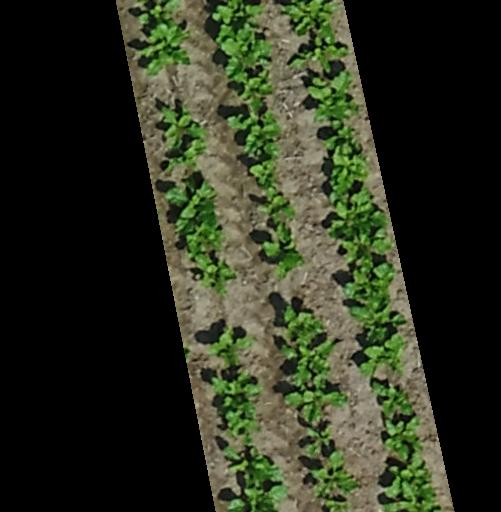
#> input picture 02_pflanzenzaehlung_computer_vision_DE/class_data_plants/beispiel_1_rgb.png, 501 x 512 px; its folder holds only this picture in this run
$ jupyter execute --allow-errors Pflanzenzaehlung_Programmierung_DOZENT_DE.ipynb
#> lines starting #> are read from the running program, lines starting #| are printed output that depends on the picture; after the words box and inside, x2 and y2 are one past the last pixel; in counts of white or black regions, pixels touching at a corner belong together
[cell 1]
# Colab bootstrap: Daten automatisch laden
from pathlib import Path
import os, sys, zipfile, urllib.request, subprocess

GITHUB_USER = "Facuriy"
GITHUB_REPO = "agro-ai-kurs"
BRANCH = "main"
BLOCK_DIR = Path("02_pflanzenzaehlung_computer_vision_DE")
ZIP_NAME = "02_pflanzenzaehlung_computer_vision_DE.zip"
ZIP_URL = f"https://github.com/{GITHUB_USER}/{GITHUB_REPO}/raw/{BRANCH}/{ZIP_NAME}"

def in_colab():
    try:
        import google.colab  # noqa: F401
        return True
    except Exception:
        return False

if in_colab():
    # Falls in Colab Pakete fehlen, kann die folgende Zeile aktiviert werden:
    # subprocess.run([sys.executable, "-m", "pip", "install", "-q", "numpy pandas matplotlib pillow scikit-image"], check=False)
    if not BLOCK_DIR.exists():
        print("Lade Unterrichtsdaten:", ZIP_URL)
        urllib.request.urlretrieve(ZIP_URL, ZIP_NAME)
        with zipfile.ZipFile(ZIP_NAME, "r") as zf:
            zf.extractall(".")
    os.chdir(BLOCK_DIR)
else:
    if Path.cwd().name != BLOCK_DIR.name and BLOCK_DIR.exists():
        os.chdir(BLOCK_DIR)

print("Arbeitsordner:", Path.cwd())
print("Daten bereit:", [p.name for p in Path.cwd().iterdir() if p.is_dir()])

# Pflanzenzählung mit Computer Vision - Dozentenversion

Diese Datei ist die **Dozentenversion**. Sie ist für Google Colab vorbereitet und nutzt nur kleine, schnelle Unterrichtsdaten.

## Dozentenhinweise

**Ziel der Einheit:** Die Studierenden sollen eine klassische Computer-Vision-Pipeline verstehen: Bild laden, Pflanzen hervorheben, Maske bilden, Objekte zählen, Ergebnis bewerten.

**Empfohlener Ablauf (60-90 min):**

1. Erst nur RGB und Excess Green erklären.
2. Dann Schwellenwert, Mindestfläche und Glättung live verändern.
3. Ein gutes und ein schlechtes Beispiel vergleichen.
4. Precision/Recall/F1 anhand von TP, FP und FN interpretieren.

**Didaktischer Punkt:** Ein einfacher Algorithmus ist transparent. Gerade wenn er scheitert, lernen die Studierenden viel über Annahmen, Bildqualität und biologische Variabilität.

## Lösungsskizze und Diskussion

**Typische Interpretation der Metriken:**

- Hohe Precision, niedriger Recall: Der Algorithmus ist streng und übersieht Pflanzen.
- Niedrige Precision, hoher Recall: Der Algorithmus erkennt viel, aber auch viele Fehlalarme.
- F1 ist gut für den Vergleich, ersetzt aber nicht den Blick auf Overlay und Fehlerbeispiele.

**Diskussionsfragen:**

- Warum ist das einfache RGB-Beispiel nicht automatisch das beste?
- Welche Fehler entstehen bei überlappenden Pflanzen?
- Warum braucht man Ground Truth für ehrliche Bewertung?

# Pflanzenzählung mit Python

Eine praktische Einführung in Bildanalyse für Studierende der Agronomie.

In diesem Notebook laden wir kleine echte Bildausschnitte aus UAV-Orthomosaiken,
segmentieren Pflanzen mit einfachen Regeln und bewerten die Ergebnisse mit
Precision, Recall und F1.

## 1. Motivation: Warum Pflanzen automatisch zählen?

Pflanzenzählung hilft bei Feldaufgang, Bestandesdichte, Sortenversuchen,
Stressmonitoring und Managemententscheidungen. Programmierung ist hier kein
Selbstzweck: Wir übersetzen ein agronomisches Problem in wiederholbare Schritte.

### Mini-Glossar: Was passiert in dieser Klasse?

| Begriff | Einfache Erkl?rung |
|---|---|
| **Pixel** | Ein einzelner Bildpunkt. Jedes Pixel hat Farbwerte, z. B. Rot, Gr?n und Blau. |
| **RGB-Bild** | Ein normales Farbbild mit drei Kan?len: Red, Green, Blue. |
| **Multispektralbild** | Ein Bild mit zus?tzlichen Kan?len, z. B. RedEdge oder NIR. Diese Kan?le k?nnen Pflanzenzustand sichtbar machen, den das Auge kaum sieht. |
| **Segmentierung** | Wir trennen Bildbereiche: Pflanze oder Nicht-Pflanze. |
| **Maske** | Ein Schwarz-Wei?-Bild: wei?/True = geh?rt zur Pflanze, schwarz/False = Hintergrund. |
| **Objekt / Komponente** | Eine zusammenh?ngende Gruppe von Pflanzen-Pixeln. Daraus sch?tzen wir eine Pflanze. |
| **Zentroid** | Mittelpunkt eines erkannten Objekts. Er wird als Pflanzenposition angezeigt. |

Die Klasse folgt einer einfachen Computer-Vision-Pipeline:

```text
Bild laden -> Pflanzenfarbe hervorheben -> Maske erzeugen -> Objekte finden -> Pflanzen z?hlen -> Ergebnis bewerten
```

[cell 2]
from pathlib import Path

import numpy as np
import pandas as pd
import matplotlib.pyplot as plt
from PIL import Image
from skimage import exposure, filters, measure, morphology

DATA_DIR = Path("class_data_plants")
OUT_DIR = Path("class_outputs_plants")
OUT_DIR.mkdir(exist_ok=True)

examples_path = DATA_DIR / "examples.csv"
if not examples_path.exists():
    raise FileNotFoundError(f"Datei fehlt: {examples_path}")

examples = pd.read_csv(examples_path)
#> (reads 02_pflanzenzaehlung_computer_vision_DE/class_data_plants/examples.csv from the repository)
examples

## 2. Bilddaten laden und verstehen

Wir arbeiten mit kleinen PNG-Dateien. Die originalen Orthomosaike sind viel
größer; für eine Unterrichtsstunde reicht ein repräsentativer Ausschnitt.

[cell 3]
def load_rgb(example_row):
    path = DATA_DIR / example_row["image_file"]
    if not path.exists():
        raise FileNotFoundError(path)
    return np.array(Image.open(path).convert("RGB"))
#> returned value is the input picture: shape (512, 501, 3); mean R, G, B 43.9, 49.1, 31.3


fig, axes = plt.subplots(1, len(examples), figsize=(4 * len(examples), 4))
#> (the rest of this cell did not finish here and is left out)

## 3. Einfache Vorverarbeitung

Viele Pflanzen sind grüner als der Boden. Eine einfache Kennzahl ist
`Excess Green`: `2*G - R - B`. Das ist kein perfektes Modell, aber sehr gut
geeignet, um Bildanalyse zu verstehen.

### Definition: Excess Green

F?r junge gr?ne Pflanzen reicht oft ein sehr einfacher Farbindex:

$$\text{ExG} = 2 \cdot G - R - B$$

Dabei sind `R`, `G` und `B` die roten, gr?nen und blauen Farbwerte. Wenn ein Pixel deutlich gr?ner ist als rot/blau, wird `ExG` gro?.

**Wichtig:** Das ist keine biologische Wahrheit. Es ist eine einfache Regel, die bei gr?nen Pflanzen gut funktionieren kann, aber bei Schatten, trockenem Boden, gelben Bl?ttern oder multispektralen Kompositbildern scheitern kann.

[cell 4]
def excess_green(rgb):
    arr = rgb.astype("float32") / 255.0
    r, g, b = arr[..., 0], arr[..., 1], arr[..., 2]
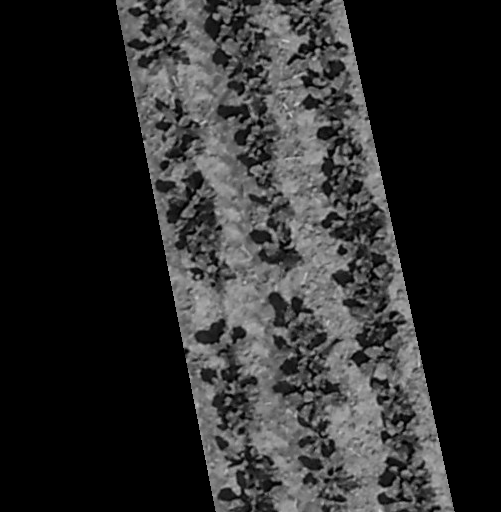
#> r: shape (512, 501) float32; min 0, max 0.82, mean 0.172
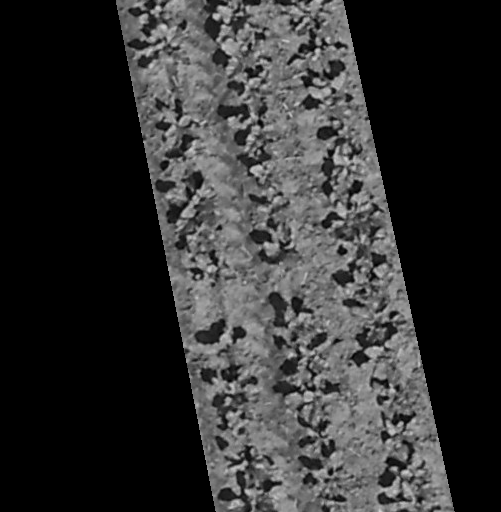
#> g: shape (512, 501) float32; min 0, max 0.816, mean 0.193
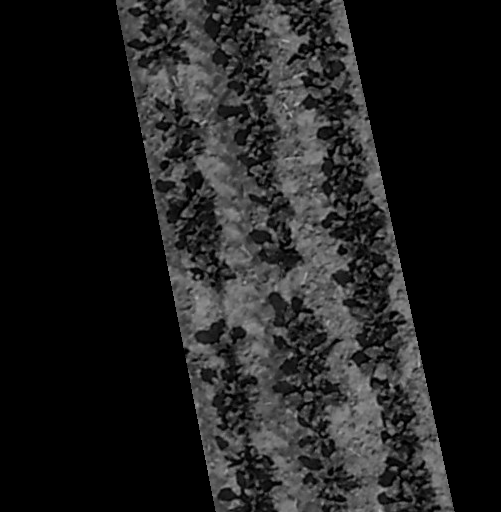
#> b: shape (512, 501) float32; min 0, max 0.71, mean 0.123
    exg = 2 * g - r - b
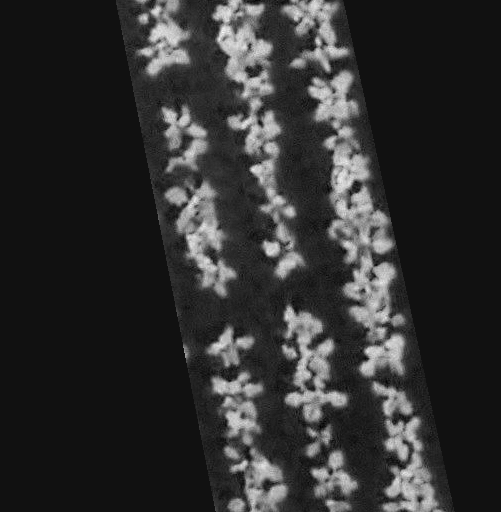
#> exg: shape (512, 501) float32; min -0.051, max 0.71, mean 0.0908; drawn with min black and max white
    return exposure.rescale_intensity(exg, in_range="image", out_range=(0, 1))
#> returned value: shape (512, 501) float32


row = examples.iloc[0]
img = load_rgb(row)
exg = excess_green(img)

fig, axes = plt.subplots(1, 3, figsize=(12, 4))
axes[0].imshow(img)
axes[0].set_title("RGB")
axes[1].imshow(exg, cmap="gray")
axes[1].set_title("Excess Green")
axes[2].hist(exg.ravel(), bins=50, color="green")
axes[2].set_title("Histogramm")
for ax in axes[:2]:
    ax.axis("off")
plt.tight_layout()
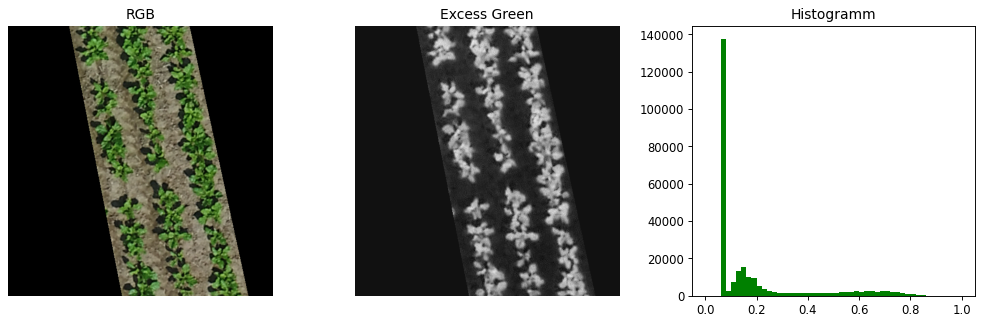
#> figure drawn by matplotlib, 3 panels; panel 3: tallest bar 137625 high, from x = 0.06 to 0.08

## 4. Einfache Pflanzendetektion

Die Funktion unten macht vier Dinge:

1. Grünheitsindex berechnen
2. Bild glätten
3. Schwellenwert anwenden
4. Kleine Objekte entfernen und Pflanzenzentren bestimmen

### Was machen Threshold, Morphologie und Connected Components?

1. **Threshold / Schwellenwert:** Wir entscheiden: `ExG > Schwelle` bedeutet Pflanze.
2. **Gl?ttung:** Kleine St?rungen werden reduziert, damit einzelne Pixel nicht zu falschen Pflanzen werden.
3. **Morphologie:** Kleine Objekte werden entfernt und kleine L?cher geschlossen.
4. **Connected Components:** Zusammenh?ngende wei?e Bereiche in der Maske werden als einzelne Objekte gez?hlt.
5. **Fl?chenfilter:** Zu kleine Objekte sind oft Rauschen; zu gro?e Objekte sind oft zusammengewachsene Pflanzen oder Fehler.

Diese Pipeline ist bewusst simpel. Genau deshalb ist sie gut f?r eine erste Programmierklasse: Man sieht sofort, welche Annahmen der Algorithmus macht.

[cell 5]
def detect_plants(rgb, threshold=0.08, min_area_px=18, max_area_px=900, smoothing=1.0):
#> called with threshold = 0.5, min_area_px = 18, max_area_px = 900, smoothing = 1
    exg = excess_green(rgb)
    smooth = filters.gaussian(exg, sigma=smoothing)
    mask = smooth > threshold
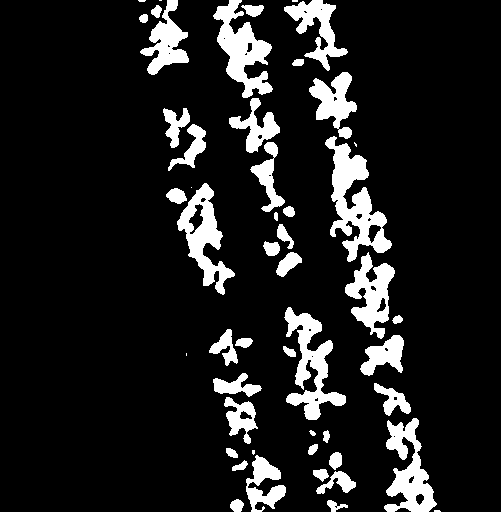
#> mask: shape (512, 501) bool; 12.1% white; 50 white regions (8 under 20 px), largest, box (x1, y1, x2, y2) and area: (325, 136, 392, 262) 3395, (284, 307, 346, 420) 2644, (213, 0, 273, 98) 2612
    mask = morphology.remove_small_objects(mask, min_size=max(1, int(min_area_px)))
    mask = morphology.remove_small_holes(mask, area_threshold=31)
#> mask: shape (512, 501) bool; 12.1% white; 42 white regions, largest, box (x1, y1, x2, y2) and area: (325, 136, 392, 262) 3423, (284, 307, 346, 420) 2656, (213, 0, 273, 98) 2616
    mask = morphology.opening(mask, morphology.disk(1))
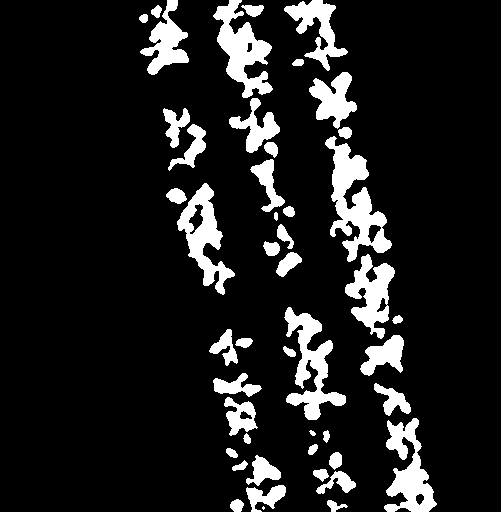
#> mask: shape (512, 501) bool; 12.1% white; 47 white regions (1 under 20 px), largest, box (x1, y1, x2, y2) and area: (325, 136, 392, 262) 3417, (284, 307, 346, 420) 2646, (213, 0, 273, 98) 2608

    labels = measure.label(mask)
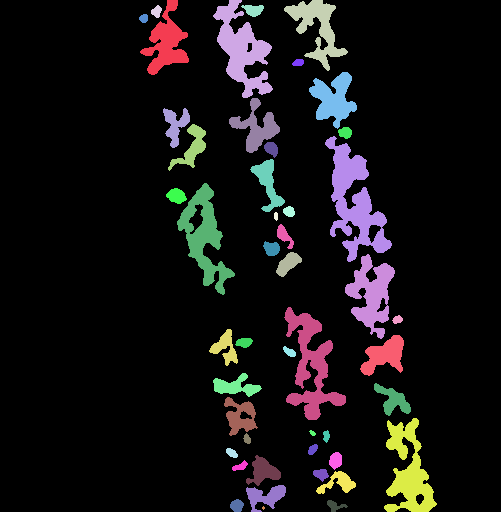
#> labels: shape (512, 501) int32; 48 distinct labels, from 0 to 47; one colour per label, 0 black
    rows = []
    keep = np.zeros_like(mask, dtype=bool)
    for region in measure.regionprops(labels):
        if min_area_px <= region.area <= max_area_px:
            y, x = region.centroid
            rows.append({"x": x, "y": y, "area_px": region.area})
            keep[labels == region.label] = True
#> this loop made 47 passes
#> (y, x) on passes 4, 5, 6, 7, 10, 11, 12, 14, 15, 17, 18, 19: (11.09, 156.2), (9.55, 253), (17.95, 143.4), (62.17, 297.9), (124.6, 175.1), (147.1, 191.6), (132.2, 344.9), (148.3, 271.1), (183, 267.6), (195.5, 176.1), (211.2, 288.8), (215.8, 275.6)
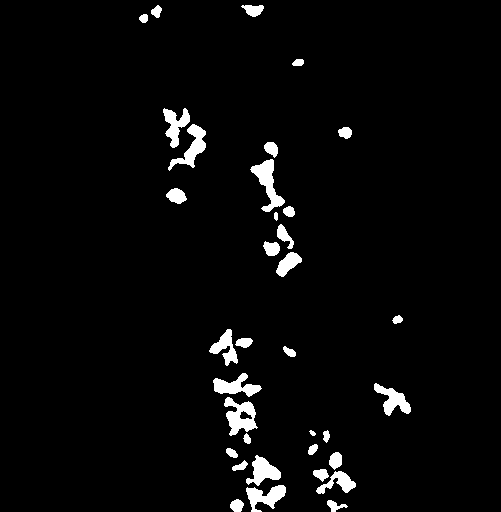
#> keep: shape (512, 501) bool; 3.4% white; 35 white regions, largest, box (x1, y1, x2, y2) and area: (224, 397, 258, 436) 712, (250, 159, 285, 212) 710, (168, 124, 206, 171) 617
#> after the loop, rows = 35 items
    return keep, pd.DataFrame(rows)

## 5. HIER ÄNDERN: Parameter ausprobieren

Ändern Sie die Werte und führen Sie die nächsten Zellen erneut aus.

[cell 6]
# HIER ÄNDERN
EXAMPLE_ID = examples.iloc[0]["example_id"]
THRESHOLD = float(examples.loc[examples.example_id == EXAMPLE_ID, "suggested_threshold"].iloc[0])
MIN_AREA_PX = int(examples.loc[examples.example_id == EXAMPLE_ID, "min_area_px"].iloc[0])
MAX_AREA_PX = int(examples.loc[examples.example_id == EXAMPLE_ID, "max_area_px"].iloc[0])
SMOOTHING = 1.0

print(EXAMPLE_ID, THRESHOLD, MIN_AREA_PX, MAX_AREA_PX)

[cell 7]
row = examples.loc[examples.example_id == EXAMPLE_ID].iloc[0]
img = load_rgb(row)
mask, pred = detect_plants(img, THRESHOLD, MIN_AREA_PX, MAX_AREA_PX, SMOOTHING)
#> pred = table of 35 rows and 3 columns

fig, axes = plt.subplots(1, 3, figsize=(14, 5))
axes[0].imshow(img)
axes[0].set_title("Bild")
axes[1].imshow(mask, cmap="gray")
axes[1].set_title("Pflanzenmaske")
axes[2].imshow(img)
if len(pred):
    axes[2].scatter(pred.x, pred.y, s=22, c="yellow", marker="+")
axes[2].set_title(f"Detektionen: {len(pred)}")
for ax in axes:
    ax.axis("off")
plt.tight_layout()
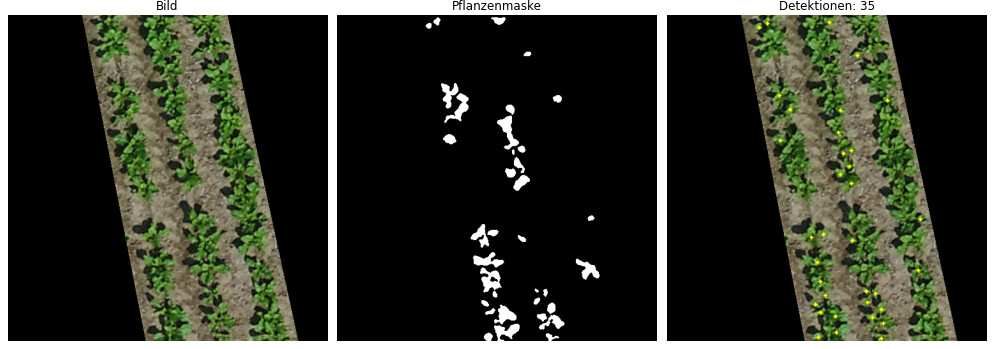
#> figure drawn by matplotlib, 3 panels
